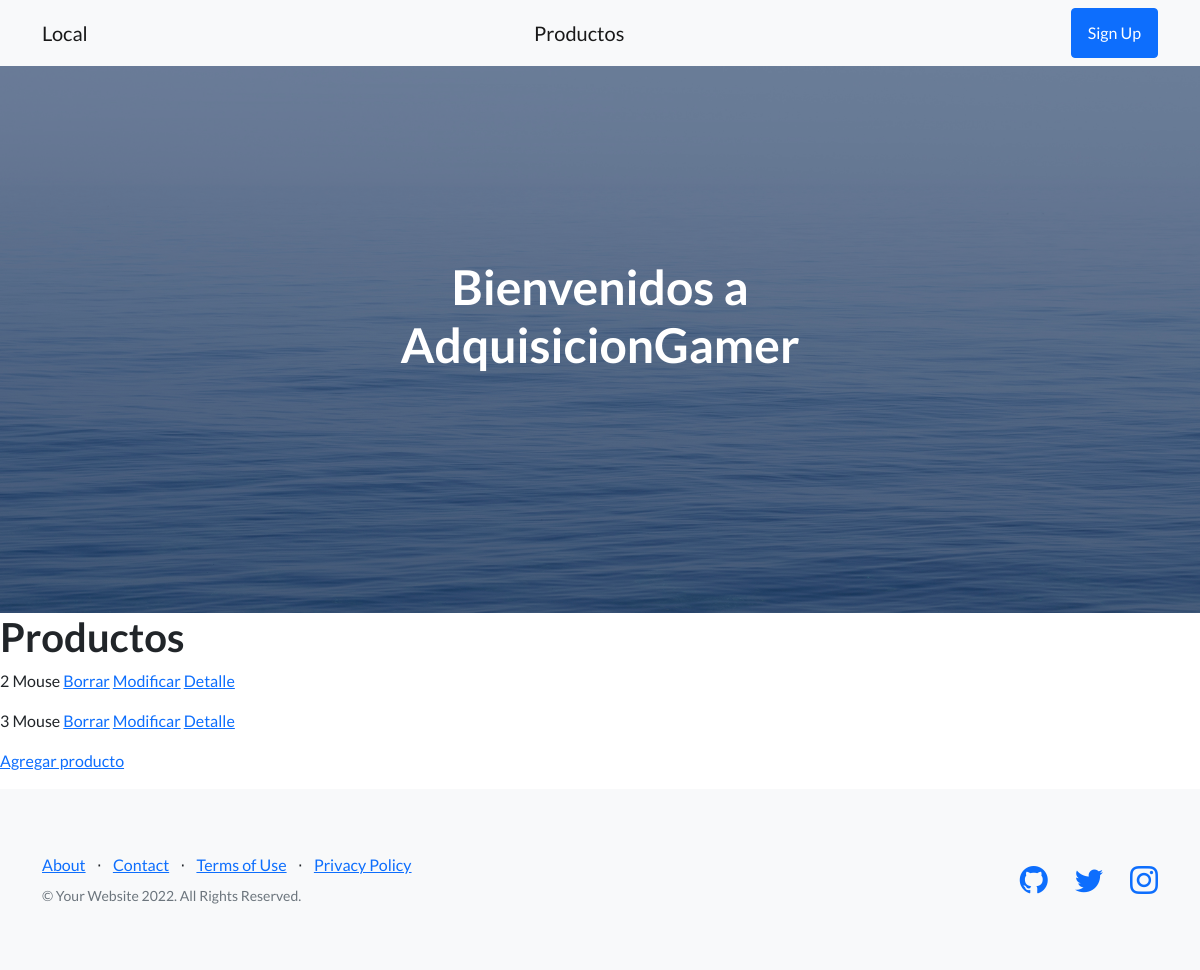
Before: /Appfinal/producto/ with the older database file.
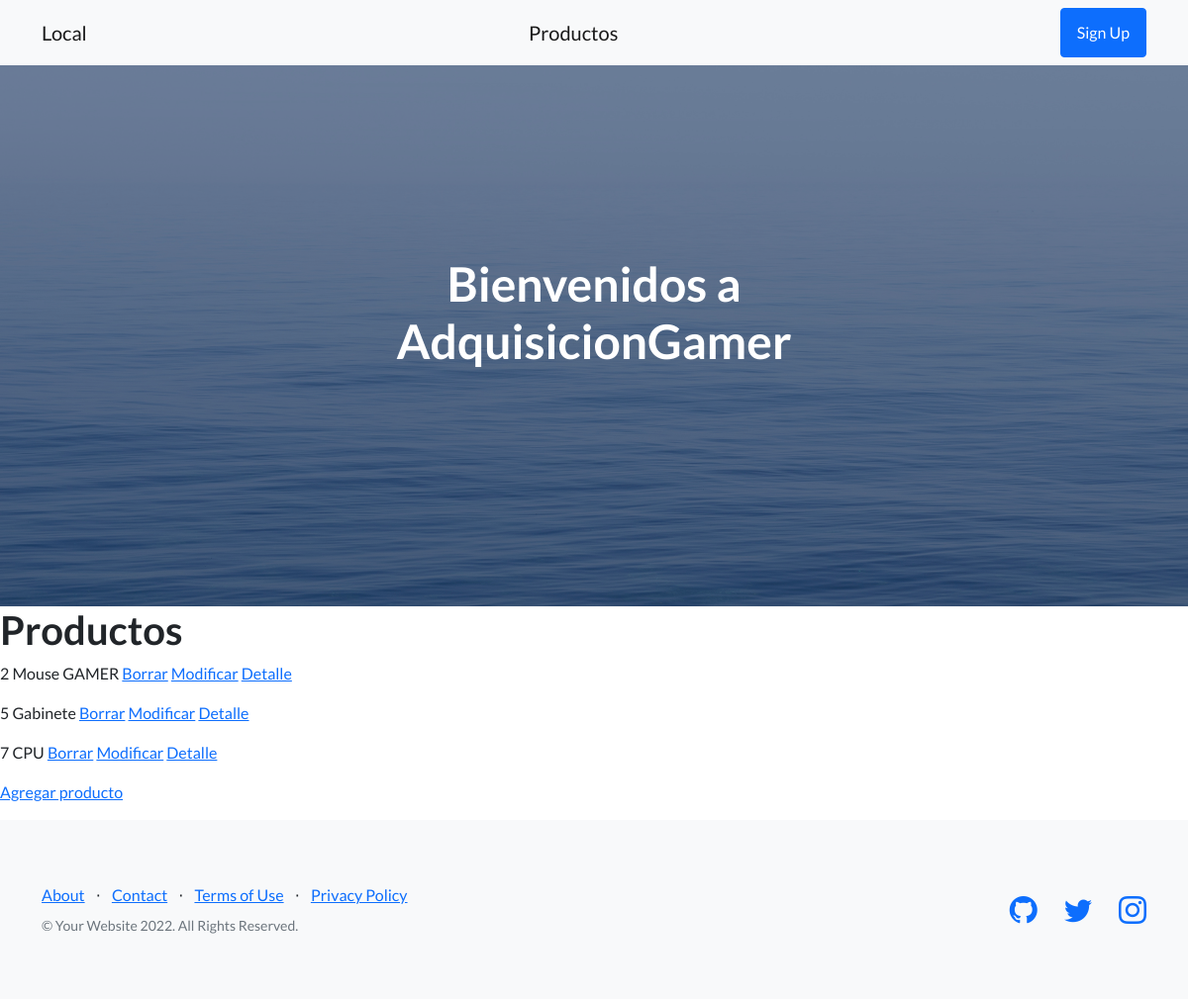
After: the same page with the newer database file.
### Appfinal/models.py (models this page shows, shortened)
class producto(models.Model):
    nombre_producto = models.CharField(max_length=40)
    precio = models.IntegerField()
    stock = models.IntegerField()

### Appfinal/views.py (the view)
# urls.py: path('producto/', views.Lista_productos.as_view(), name="productoInicio"),
class Lista_productos(ListView):
    model = producto
    template_name = 'Appfinal/producto_lista.html'

### Appfinal/templates/Appfinal/producto_lista.html
{% extends "Appfinal/template_no_logueado.html" %}
{% load static %}
{% block B %}
    <h1> Productos </h1>
    {% for a in object_list %}
        <p>
            {{a.id}}
            {{a.nombre_producto}}
            <a href="{% url 'productoEliminar' a.id %}">Borrar</a>
            <a href="{% url 'productoModificar' a.id %}">Modificar</a>
            <a href="{% url 'productoDetalle' a.id %}">Detalle</a>
        </p>
    {% endfor %}
    <p>
        <a href ="/Appfinal/crear_producto/"> Agregar producto </a>
    </p>
{% endblock %}

Changed rows visible on the page:
removed producto: id "3", nombre_producto "Mouse"
changed producto id 2: nombre_producto "Mouse" → "Mouse GAMER"
added producto: id "5", nombre_producto "Gabinete"
added producto: id "7", nombre_producto "CPU"
